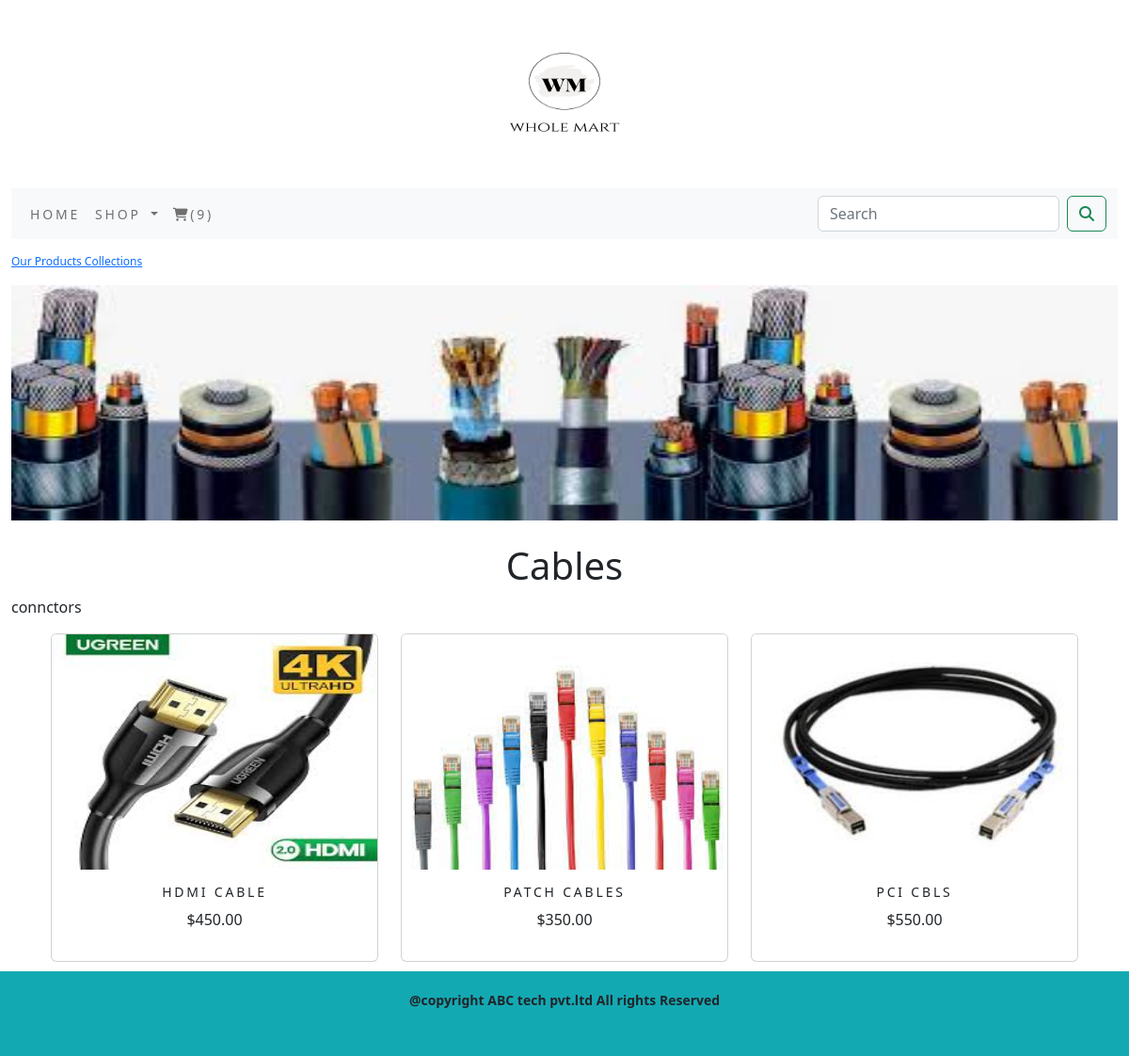
Page /shop/cables/ on the committed database.
### shop/models.py (models this page shows, shortened)
class category(models.Model):
    name=models.CharField(max_length=250,unique=True)
    slug=models.SlugField(max_length=250,unique=True)
    description=models.TextField(blank=True)
    image=models.ImageField(upload_to='category',blank=True)
    class Meta:
        ordering=('name',)
        verbose_name='category'
        verbose_name_plural='categories'
    def get_url(self):
        return reverse('shop:products_by_category',args=[self.slug])

class product(models.Model):
    name=models.CharField(max_length=250,unique=True)
    slug = models.SlugField(max_length=250, unique=True)
    description = models.TextField(blank=True)
    price=models.DecimalField(max_digits=10,decimal_places=2)
    category=models.ForeignKey(category,on_delete=models.CASCADE)
    image = models.ImageField(upload_to='products',blank=True)
    stock=models.IntegerField()
    available=models.BooleanField(default=True)
    created=models.DateTimeField(auto_now_add=True)
    updated=models.DateTimeField(auto_now=True)
    class Meta:
        ordering = ('name',)
        verbose_name = 'product'
        verbose_name_plural = 'products'
    def get_url(self):
        return reverse('shop:Prodcatdetail',args=[self.category.slug,self.slug])

### shop/views.py (the view)
# urls.py: path('',views.allprodcat,name='allprodcat'),
def allprodcat(request,c_slug=None):
    c_page=None
    products_list=None
    if c_slug!=None:
        c_page=get_object_or_404(category,slug=c_slug)
        products_list=product.objects.all().filter(category=c_page,available=True)
    else:
        products_list=product.objects.all().filter(available=True)
    paginator=Paginator(products_list,6)
    try:
        page=int(request.GET.get('page','1'))
    except:
        page=1
    try:
        products=paginator.page(page)
    except (EmptyPage,InvalidPage):
         products=paginator.page(paginator.num_pages)
    return  render(request,"category.html",{'category':c_page,'products':products})

### cart/context_processors.py (called while the page is built)
def counter(request):
    item_count=0
    if 'admin' in request.path:
        return {}
    else:
        try:
            cart=Cart.objects.filter(cart_id=_cart_id(request))
            cart_items=CartItem.objects.all().filter(cart=cart[:1])
            for cart_item in cart_items:
                item_count +=cart_item.quantity
        except Cart.DoesNotExist:
             item_count=0
    return dict(item_count=item_count)

### cart/views.py (called while the page is built)
def _cart_id(request):
    cart=request.session.session_key
    if not cart:
        cart=request.session.create()
        return cart

### shop/contextprocessors.py (called while the page is built)
def menu_links(request):
    links=category.objects.all()
    return dict(links=links)

### templates/category.html (shortened to what this page needs)
{% extends 'base.html' %}
  {% load static %}
    {% block content %}
      {% if category %}
        <div>
          <div class="row my_row_class">
              <div class="mx_auto">
                  <p><a href="{% url 'shop:allprodcat'%}"> Our Products Collections</a> </p>
              </div>
          </div>
        </div>
      {% endif %}
     <div class="mx_auto">
            {% if category %}
                <img class="my_image" src="{{category.image.url}}" alt="{{category.name}}">
     </div>
            <br>
       <div>
              <h1 class="text-center my-title">{{category.name}}</h1>
              <p class="text-justify">{{category.description}}</p>
       </div>
  {% endif %}
     <div class="container">
         <div class="row mx-auto">
            {% for product in products.object_list %}
               <div class="my_bottom_margin clo-9 col-sm-12 col-md-4 xol-lg-4">
                   <div class="card text-center"  style="min-width: 10rem;">
                     <a href="{{product.get_url}}">
                         <img class="card-img-top my_image" src="{{product.image.url}}" alt="{{product.name}}" width="200px" height="200px">
                     </a>
                    <div class="card-body">
                          <h4>{{product.name}}</h4>
                          <p>${{product.price}}</p>
                    </div>
                   </div>
              </div>
            {% endfor %}
         </div>
     </div>
  {% endblock %}

### static/css/custom.css (style rules this page uses)
.my_row_class { padding-top:15px; }
.my_row_class .mx_auto { color:#000; font-size:12px; }
.my_image { width:100%; height:250px; }
.my_bottom_margin { margin-bottom:10px; }
.card-body h4 { font-size:14px; text-transform:uppercase; letter-spacing:.2em; }

### rows in the picture
category: image (picture), name "Cables", description "connctors"
product: image (picture), name "HDMI CABLE", price "450.00"
product: image (picture), name "PATCH CABLES", price "350.00"
product: image (picture), name "PCI CBLS", price "550.00"

### other values in the picture
{{ item_count }} "9"
